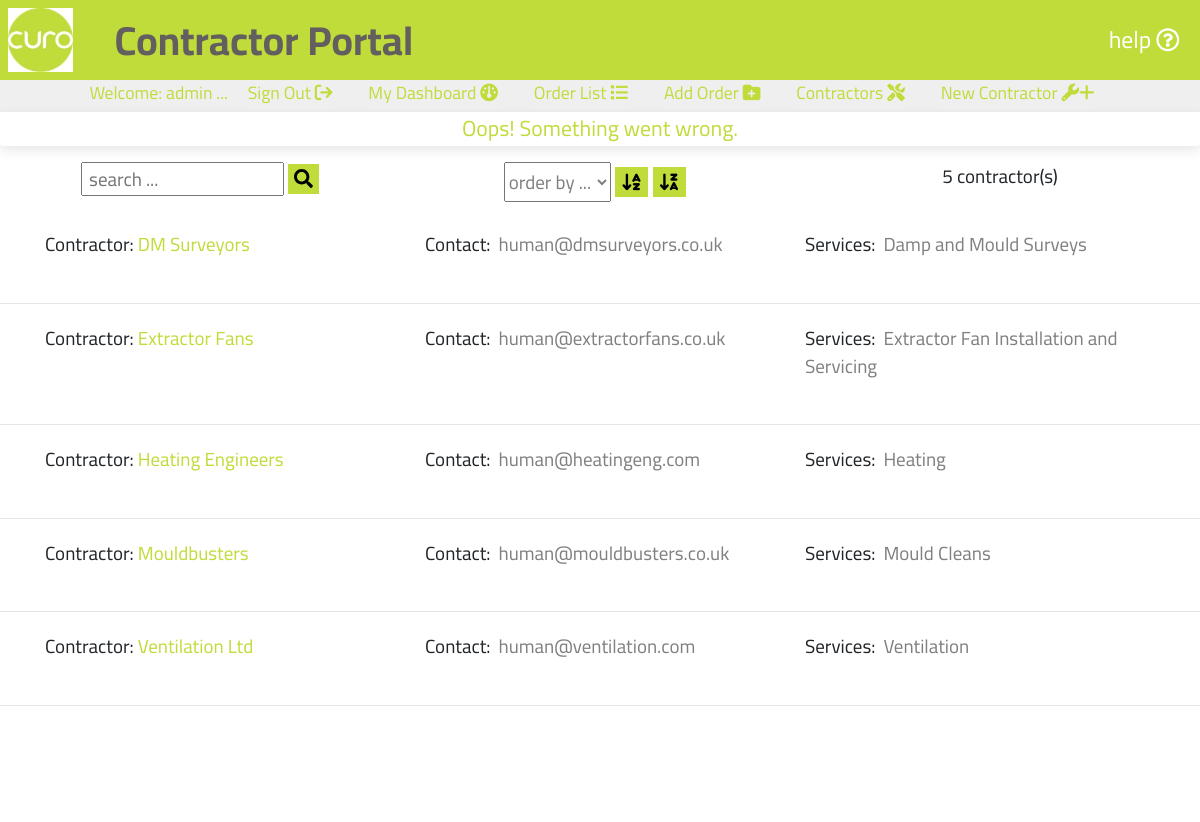
Screenshot of /contractors001/searchContractors (signed in) with the database file from the repository.
### portal001/models.py (models this page shows, shortened)
class Contractors(models.Model):
    class Meta:
        verbose_name_plural = 'Contractors'
    contractor = models.CharField(max_length=254, null=False, primary_key=True)
    secondaryContact = models.EmailField(max_length=254, unique=True)
    services = models.CharField(max_length=9999, null=True, blank=True)

### contractors001/views.py (the view)
# urls.py: path('searchContractors',
def searchContractors(request):
    contractorlist = Contractors.objects.all().order_by('contractor')
    contractor_list_length = contractorlist.count()
    searchstring = ""
    if request.GET:
        if 'search_string' in request.GET:
            searchstring = request.GET['search_string']
            if len(searchstring) != 0:
                if not re.match("^[0-9 a-z A-Z?:@',|.-]+$", ''.join(searchstring)):
                    messages.success(request,
                                     mark_safe('There was a problem with  \
                                                search'))
            queries = (Q(contractor__icontains=searchstring) |
                       Q(secondaryContact__icontains=searchstring) |
                       Q(services__icontains=searchstring))
            contractors = Contractors.objects.all()
            contractorlist = (contractors.filter(queries)
                              .order_by('contractor'))
            contractor_list_length = contractors.filter(queries).count()
    else:
        messages.success(request, 'Oops! Something went wrong.')
    context = {
        'contractorlist': contractorlist,
        'contractor_list_length': contractor_list_length,
        'searchstring': searchstring,
    }
    return render(request, 'curo/contractorlist.html', context)

### contractors001/templates/curo/contractorlist.html (shortened to what this page needs)
{% extends "basemodule001.html" %}
{% load static %}
{% block content %}
    {% if user.is_authenticated %}
        <section id="textsection">
            {% if user.is_authenticated %}
                <div class ="row mt-3 mb-3 searchform">
                    <div class="col-lg-4 mb-2">
                        <form action="{% url 'searchContractors' %}" method="GET" id="search_form" >
                            <input class="search-input text-blue text-xs" type="text" name="search_string" id="search_string" placeholder=" search ..." maxlength="50">
                            <button class="mt-0 text-center" type="submit" onclick="return validateSearch();">
                                <i class="fas fa-search"></i>
                            </button>
                        </form>
                    </div>
                    <div class="col-lg-4">
                        <form action="{% url 'orderContractors' %}" method="GET" id="order_field_form" >
                            <select class="search-input text-blue text-xs" type="text" name="order_field" id="order_field" placeholder=" order by ..." maxlength="50">
                                <option value="blank">order by ...</option>
                            </select>
                            <button class="mt-0 text-center" type="submit" onclick="return orderAz();">
                                <i class="fa-solid fa-arrow-down-a-z"></i>
                            </button>
                            <button class="mt-0 text-center" type="submit" onclick="return orderZa();">
                                <i class="fa-solid fa-arrow-down-z-a"></i>
                            </button>
                        </form>
                    </div>
                    <div class="col-lg-4">
                        <p class="">{{ contractor_list_length }} contractor(s)</p>
                    </div>
                </div>
                {% for contractor in contractorlist %}
                    <div class="orderlist ml-auto mr-auto">
                        <div class ="row">
                            <div class="col-lg-4">
                                <p class="pb-0 pl-0 mt-1 mb-1">Contractor: <a class="orange-highlight" href ="{% url 'selectContractor' contractor.contractor %}">{{ contractor.contractor }}</a></p>
                            </div>
                            <div class="col-lg-4">
                                <div class="mt-1 mb-1">Contact:<span class="orderlistspan pl-2 pr-2 mb-4">{{ contractor.secondaryContact }}</span></div>
                            </div>
                            <div class="col-lg-4">
                                <div class="mt-1 mb-1">Services:<span class="orderlistspan pl-2 pr-2 mb-4">{{ contractor.services }}</span></div>
                            </div>
                        </div>
                    </div>
                    <br>
                    <hr>
                {% endfor %}
            {% endif %}
        </section>
    {% endif %}
{% endblock %}

### templates/includes/templates/topper.html (shortened to what this page needs)
<div id="topper" class="d-block align-vertically align-horizontally">
    {% if user.is_authenticated %}
    <p class="d-none d-lg-block paramedium ml-auto mr-auto">Welcome: <span id="user-name">{{ user.username }}</span> ...
        <a class="mr-3 ml-3" href="{% url 'account_logout' %}"> Sign Out <i class="fa-solid fa-arrow-right-from-bracket"></i></a>
        {% if page == 'dashboard' %}
            <a class="mr-3 ml-3 page" href="{% url 'dashboard' 'all' %}"> My Dashboard <i class="fa-solid fa-gauge"></i></a>
        {% else %}
            <a class="mr-3 ml-3" href="{% url 'dashboard' 'all' %}"> My Dashboard <i class="fa-solid fa-gauge"></i></a>
        {% endif %}
        {% if page == 'orderlist' %}
            <a class="mr-3 ml-3 page" href="{% url 'curo' %}"> Order List<i class="fa-solid fa-list"></i></a>
        {% else %}
            <a class="mr-3 ml-3" href="{% url 'curo' %}"> Order List <i class="fa-solid fa-list"></i></a>
        {% endif %}
        {% for group in user.groups.all %}
            {% if group.name == 'Edit' %}
                {% if page == 'ordernew' %}
                    <a class="mr-3 ml-3 page" href="{% url 'createOrder' %}"> Add Order <i class="fa-solid fa-folder-plus"></i></a>
                {% else %}
                    <a class="mr-3 ml-3" href="{% url 'createOrder' %}"> Add Order <i class="fa-solid fa-folder-plus"></i></a>
                {% endif %}
            {% endif %}
        {% endfor %}
        {% if page == 'contractorlist' %}
            <a class="mr-3 ml-3 page" href="{% url 'curoContractors' %}"> Contractors <i class="fa-solid fa-screwdriver-wrench"></i></a>
        {% else %}
            <a class="mr-3 ml-3" href="{% url 'curoContractors' %}"> Contractors <i class="fa-solid fa-screwdriver-wrench"></i></a>
        {% endif %}
        {% for group in user.groups.all %}
            {% if group.name == 'Edit' %}
                {% if contractorlist %}
                    {% if page == 'contractornew' %}
                        <a class="mr-3 ml-3 page" href="{% url 'newContractor' %}"> New Contractor <i class="fa-solid fa-wrench">+</i></a>
                    {% else %}
                        <a class="mr-3 ml-3" href="{% url 'newContractor' %}"> New Contractor <i class="fa-solid fa-wrench">+</i></a>
                    {% endif %}
                {% endif %}
            {% endif %}
        {% endfor %}
    </p>
    {% else %}
    <p class="paramedium">Welcome: Please sign in to continue ...
        <a class="mr-3 ml-3" href ="{% url 'account_login' %}"> Sign In <i class="fa-solid fa-arrow-right-to-bracket"></i></a>
    </p>
    {% endif %}
</div>

### static/css/stylescuro.css (style rules this page uses)
body, html { padding: 0; margin: 0; }
.align-vertically { display: flex; align-items: center; justify-content: center; }
a { background-color: transparent; color: #ffffff; }
.orange-highlight, .order-number { color: #C0DC3B; }
.row { margin-right: 0; margin-left: 0; }
#textsection, #certsection { background-color: #ffffff; font-family: 'Cairo', sans-serif; text-align: center; min-height: 82.5vh; }
#topper, #topper a { background-color: #EFEFEF; color: #C0DC3B; height: 4vh; text-align: center; font-family: 'Cairo', sans-serif; }
#textsection p { padding: 0 2.5vh 2.5vh; margin: 0; }
#textsection button { margin-top: 2.5vh; background-color: #C0DC3B; border: none; font-size: calc(2.5vh + (10 - 2.5) * ((100vw - 300px) / 1620)); }
.orderlist { width: 95vw; }
.orderlist p, .orderlist div { text-align: left; list-style-type: none; }
#textsection .orderlist p { padding-left: 15px; }
.orderlist .orderlistspan, .search-input { color: gray; }

### rows the page displays
Contractors: contractor "DM Surveyors", secondaryContact "human@dmsurveyors.co.uk", services "Damp and Mould Surveys"
Contractors: contractor "Extractor Fans", secondaryContact "human@extractorfans.co.uk", services "Extractor Fan Installation and Servicing"
Contractors: contractor "Heating Engineers", secondaryContact "human@heatingeng.com", services "Heating"
Contractors: contractor "Mouldbusters", secondaryContact "human@mouldbusters.co.uk", services "Mould Cleans"
Contractors: contractor "Ventilation Ltd", secondaryContact "human@ventilation.com", services "Ventilation"

### other values shown
{{ user.username }} "admin"
{{ message }} "Oops! Something went wrong."
{{ contractor_list_length }} "5"
